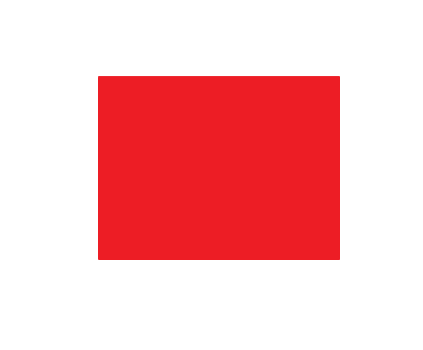
#> input picture 11_image_gradients/box.png, 423 x 350 px
$ python 02_sobel_filter_dtype.py   (older library calls are emulated)
#> lines starting #> are read from the running program, lines starting #| are printed output that depends on the picture
import os
import cv2
import numpy as np
from matplotlib import pyplot as plt

# Set the working directory to be the current one
os.chdir(os.path.dirname(os.path.abspath(__file__)))

# Load a grayscale image
img_orig = cv2.imread('box.png', 0)
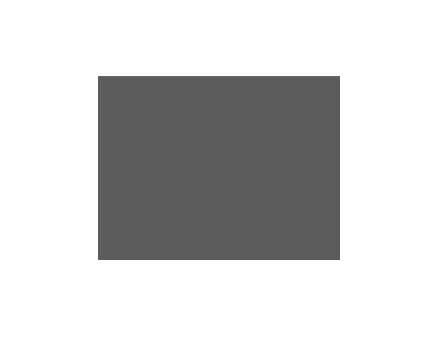
#> img_orig: shape (350, 423); min 92, max 255, mean 206

# Apply gradient filters
img_sobelX_8U = cv2.Sobel(img_orig, cv2.CV_8U, 1, 0, ksize=5)
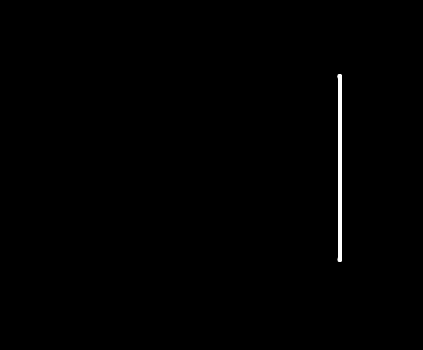
#> img_sobelX_8U: shape (350, 423); min 0, max 255, mean 1.3
img_sobelX_64F = cv2.Sobel(img_orig, cv2.CV_64F, 1, 0, ksize=5)
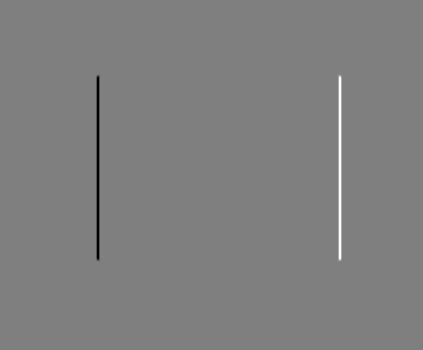
#> img_sobelX_64F: shape (350, 423) float64; min -7824, max 7824, mean 0; drawn with min black and max white

# Take absolute values and scale
img_sobelX_8U = cv2.convertScaleAbs(img_sobelX_8U)
img_sobelX_64F = cv2.convertScaleAbs(img_sobelX_64F)

# Display results
titles = ['Original', 'Sobel 8U', 'Sobel 64F']
images = [img_orig, img_sobelX_8U, img_sobelX_64F]

for i in range(3):
    plt.subplot(1, 3, i+1)
    plt.imshow(images[i], cmap='gray')
    plt.title(titles[i])
    plt.xticks([]), plt.yticks([])
plt.show()
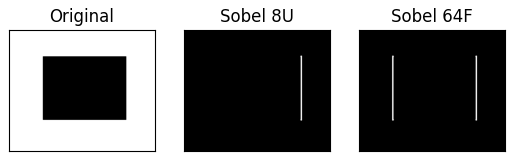
#> figure drawn by matplotlib, 3 panels
